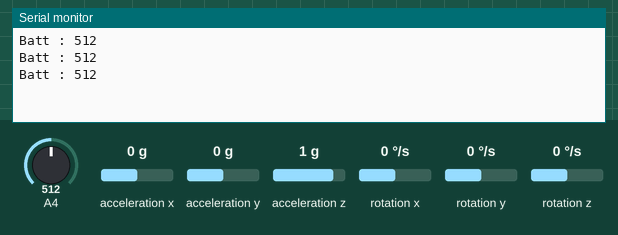
A sketch run on a simulated Arduino Uno, built with avr-gcc and run on an emulated ATmega328P. Shown: the last lines printed to the serial monitor. The inputs (shaded band) are chosen by the test bench; at power-on: A4 = 512, acceleration x 0 g, acceleration y 0 g, acceleration z 1 g, rotation x 0 °/s, rotation y 0 °/s, rotation z 0 °/s.

Above: at 2.0 s.
2.1 s: A4 set to 716
At 2.7 s:
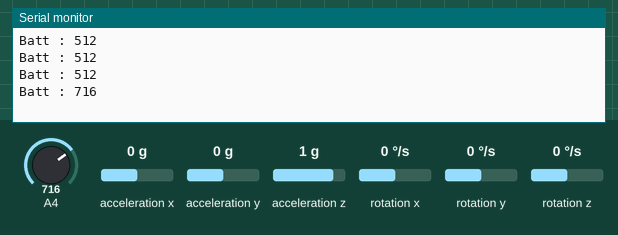
3.6 s: A4 set to 992
At 4.2 s:
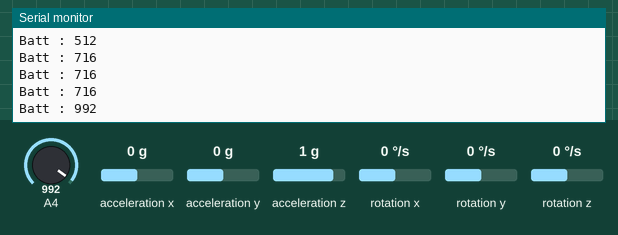
Timing chart, 0 to 6.6 s (numbered marks = the images above; inputs shaded):
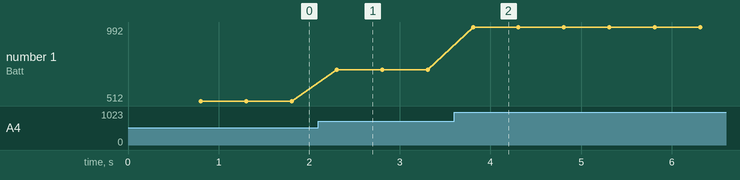

The sketch:

ranger_straight.ino
```cpp
#include <MeAuriga.h>

unsigned long currentTime = 0;

MeEncoderOnBoard Encoder_1(SLOT1);
MeEncoderOnBoard Encoder_2(SLOT2);
MeGyro gyro(0, 0x69);


void isr_process_encoder1(void)
{
  if(digitalRead(Encoder_1.getPortB()) == 0)
  {
    Encoder_1.pulsePosMinus();
  }
  else
  {
    Encoder_1.pulsePosPlus();;
  }
}

void isr_process_encoder2(void)
{
  if(digitalRead(Encoder_2.getPortB()) == 0)
  {
    Encoder_2.pulsePosMinus();
  }
  else
  {
    Encoder_2.pulsePosPlus();
  }
}

void initEncoders() {
  attachInterrupt(Encoder_1.getIntNum(), isr_process_encoder1, RISING);
  attachInterrupt(Encoder_2.getIntNum(), isr_process_encoder2, RISING);

  //Set PWM 8KHz
  TCCR1A = _BV(WGM10);
  TCCR1B = _BV(CS11) | _BV(WGM12);

  TCCR2A = _BV(WGM21) | _BV(WGM20);
  TCCR2B = _BV(CS21);
}

void setup()
{
  initEncoders();

  Serial.begin(115200);

  gyro.begin();
}

void loop() {
  currentTime = millis();
  // put your main code here, to run repeatedly:


  Encoder_1.loop();
  Encoder_2.loop();
  gyro.update();

  serialTask(currentTime);
}

void serialTask(unsigned long time){
  static unsigned long lastTime = 0;
  const int rate = 500;

  if (time - lastTime < rate) return;

  lastTime = time;

  Serial.print ("Batt : ");
  Serial.print (analogRead(A4));
  Serial.println("");
}
```

Measured:
- after the input at 2.1 s, the serial monitor: prints a new line after 0.21 s (image 1)
- after the input at 3.6 s, the serial monitor: prints a new line after 0.21 s (image 2)
- plotted number 1: 512 → 716 after the input at 2.1 s, 716 → 992 after the input at 3.6 s
